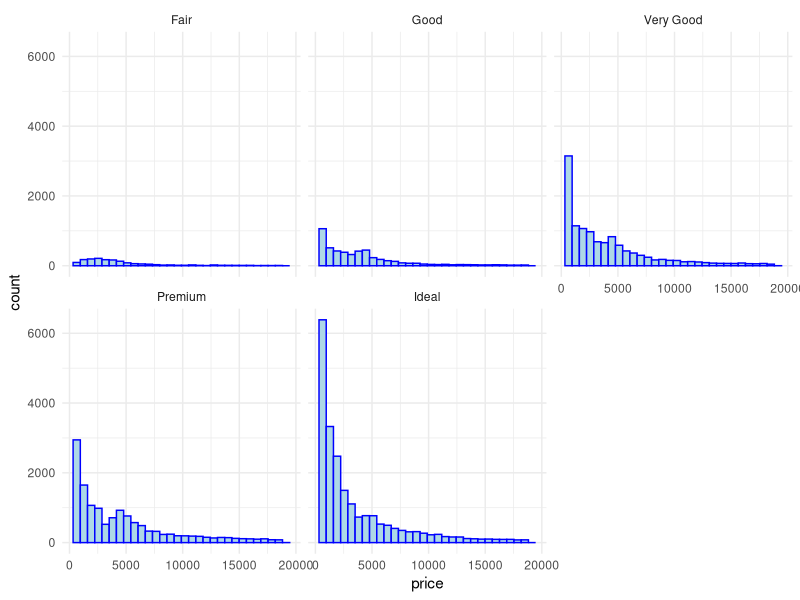
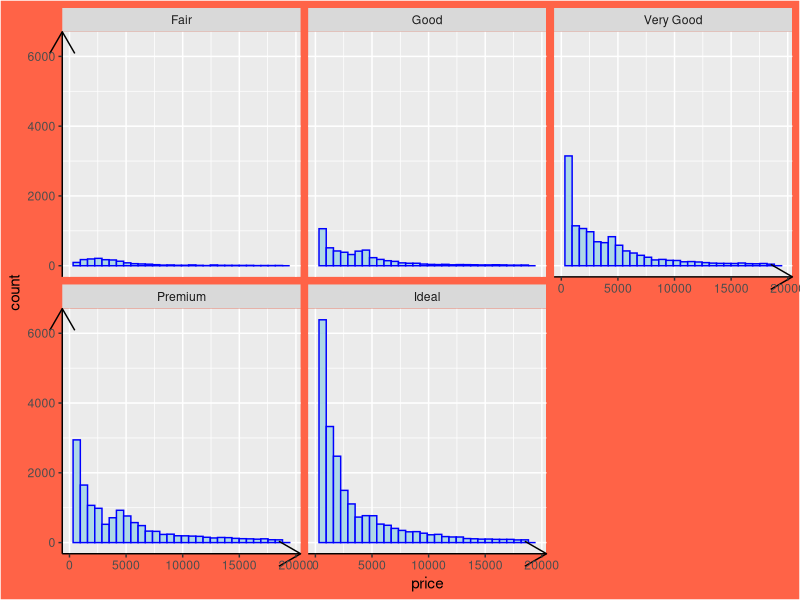

Recreate these plots in R, in order.
## ---- chunk 1
library(tidyverse)
diamonds
## ---- chunk 2
diamonds_sum <-
diamonds %>%
  count(cut) %>%
  left_join(diamonds, by = c("cut" = "cut"))


ggplot(diamonds, aes(x = price)) +
    geom_histogram(color = "blue", fill = "lightblue") +
    facet_wrap(~cut) +
    theme_minimal()
## ---- chunk 3
ggplot(diamonds, 
       aes(x = price)) +
  geom_histogram(color = "blue", 
                 fill = "lightblue") +
  facet_wrap(~cut) +
  theme(plot.background = element_rect(fill = "tomato"),
        axis.line = element_line(arrow = arrow()))
